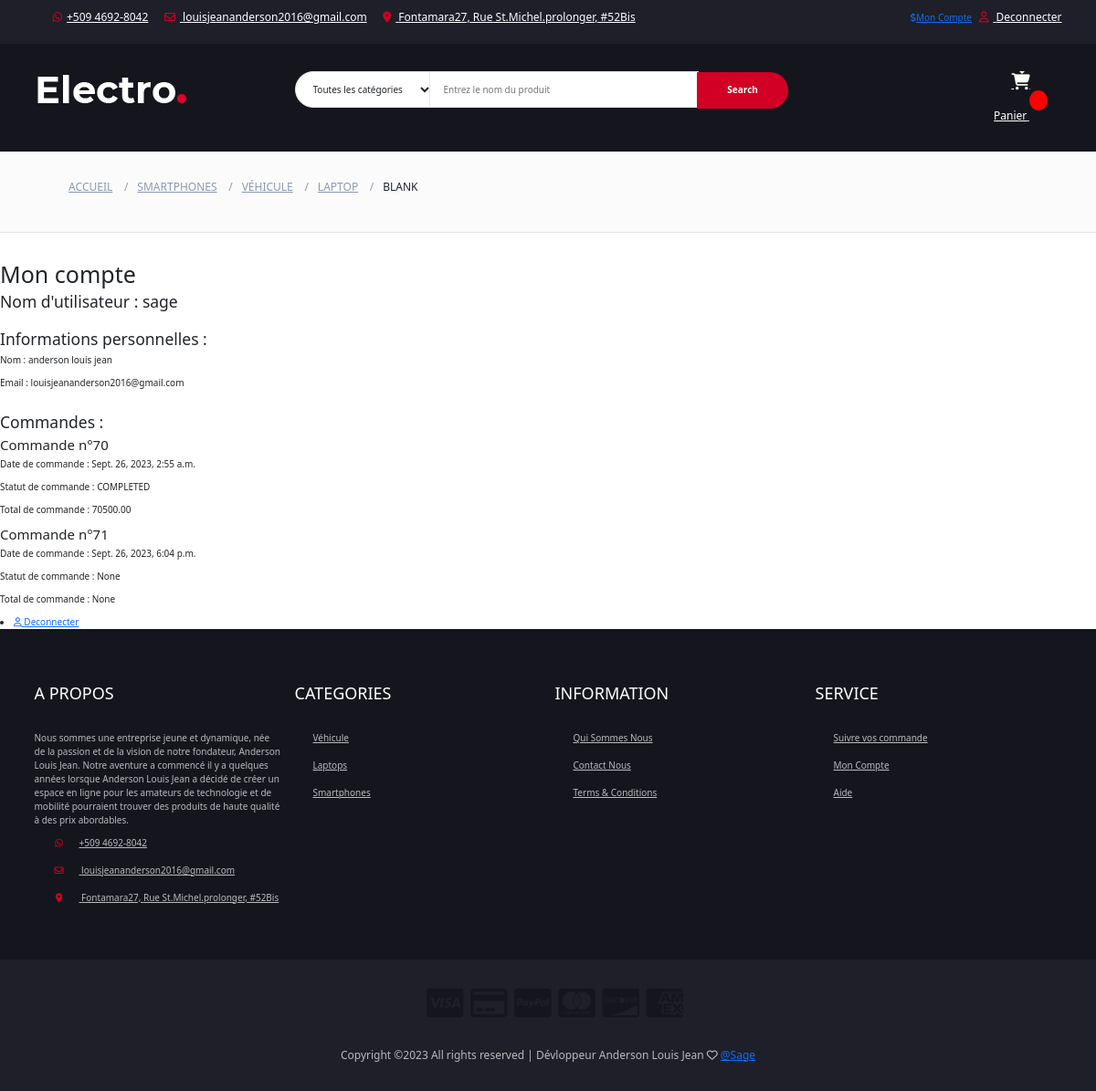
The page /mon_compte/ (signed in) on the database its author committed.
### shop/models.py (models this page shows, shortened)
class Client(models.Model):
    user = models.OneToOneField(User, null=True, blank=True, on_delete=models.CASCADE, related_name='client')
    name = models.CharField(max_length=100, null=True)
    email = models.EmailField(max_length=200, null=True)

class Commande(models.Model):
    client = models.ForeignKey(Client, on_delete=models.SET_NULL, blank=True, null=True)
    date_commande = models.DateTimeField(auto_now_add=True)
    complete = models.BooleanField(default=False, null=True, blank=True)
    transaction_id = models.CharField(max_length=200, null=True)
    status = models.CharField(max_length=200, null=True, blank=True)
    total_trans = models.DecimalField(max_digits=10, decimal_places=2, null=True, blank=True)

### shop/views.py (the view)
# urls.py: path('mon_compte/', mon_compte, name='mon_compte'),
@login_required
def mon_compte(request):
    return render(request, 'shop/mon_compte.html')

### shop/templates/shop/mon_compte.html
{% extends "shop/base.html" %}
{% block content %}
  <h1>Mon compte</h1>
  <h3>Nom d'utilisateur : {{ request.user }}</h3>
  <br>
  <h3>Informations personnelles :</h3>
  <p>Nom : {{ request.user.client.name }}</p>
  <p>Email : {{ request.user.email }}</p>
  <br>
  <h3>Commandes :</h3>
  {% for commande in request.user.client.commande_set.all %}
    <div>
      <h4>Commande n°{{ commande.id }}</h4>
      <p>Date de commande : {{ commande.date_commande }}</p>
      <p>Statut de commande : {{ commande.status }}</p>
      <p>Total de commande : {{ commande.total_trans }}</p>
    </div>
  {% empty %}
    <p>Aucune commande disponible</p>
  {% endfor %}
  <li><a href="{% url 'login' %}"><i class="fa fa-user-o"></i> </a>  {% if request.user.is_authenticated %}
    <a href="{% url 'logout' %}">Deconnecter</a>
    {% else %}
    <a href="{% url 'login' %}">connecter</a>
    {% endif %}</li>
{% endblock %}

### static/shop/css/main.css (style rules this page uses)
body { background-color: hsl(0, 0%, 98%); }
h1,h2,h3,h4,h5,h6 { color:hsl(0, 0%, 30%); }

### static/shop/css/style.css (style rules this page uses)
body { font-family: 'Montserrat', sans-serif; font-weight: 400; color: #333; }
h1, h2, h3, h4, h5, h6 { color: #2B2D42; font-weight: 700; margin: 0 0 10px; }
a { color: #2B2D42; font-weight: 500; -webkit-transition: 0.2s color; transition: 0.2s color; }

### rows shown on the page
Commande: id "70", date_commande "Sept. 26, 2023, 2:55 a.m.", status "COMPLETED", total_trans "70500.00"
Commande: id "71", date_commande "Sept. 26, 2023, 6:04 p.m.", status "None", total_trans "None"

### other values the page prints
{{ request.user }} "sage"
{{ request.user.client.name }} "anderson louis jean"
{{ request.user.email }} "louisjeananderson2016@gmail.com"
